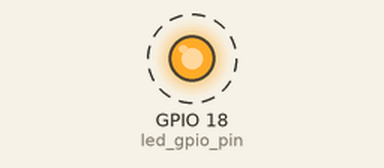
This program was run on a simulated Raspberry Pi (BCM pin numbers). Parts: output pins drawn as LEDs (lit = HIGH). Dashed ring = blinking.

Above: at 0.2 s.
Timing chart, 0 to 3.0 s (numbered marks = the images above):
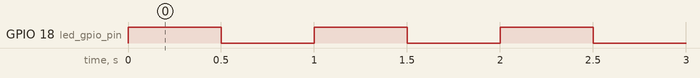

Measured:
- by itself, GPIO 18 (led_gpio_pin): alternates HIGH for 0.50 s and LOW for 0.50 s

The program:

my_blink.py
```python
# my_blink.py

# use the circuit from "my_blink.png"

import RPi.GPIO as GPIO
import time

###################################################################################################
def main():
    GPIO.setmode(GPIO.BCM)      # use GPIO pin numbering, not physical pin numbering

    led_gpio_pin = 18

    GPIO.setup(led_gpio_pin, GPIO.OUT)

    while True:
        GPIO.output(led_gpio_pin, GPIO.HIGH)
        time.sleep(0.5)
        GPIO.output(led_gpio_pin, GPIO.LOW)
        time.sleep(0.5)
    # end while

    return
# end main

###################################################################################################
if __name__ == "__main__":
    main()
```
